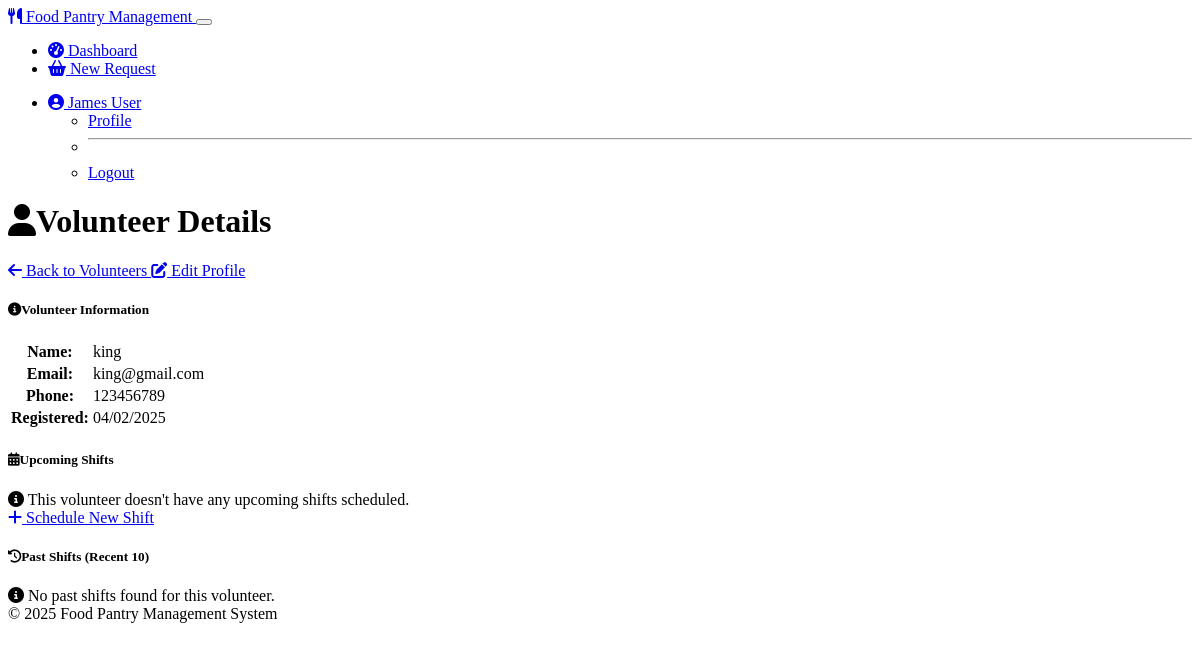
The app's page /volunteers/view/1 (signed in) with its own data.
### models.py (models this page shows, shortened)
class User(UserMixin, db.Model):
    __tablename__ = 'user'  # Explicitly set the table name
    id = db.Column(db.Integer, primary_key=True)
    username = db.Column(db.String(64), unique=True, nullable=False)
    email = db.Column(db.String(120), unique=True, nullable=False)
    password_hash = db.Column(db.String(256), nullable=False)
    role = db.Column(db.String(20), nullable=False)
    full_name = db.Column(db.String(100))
    phone = db.Column(db.String(20))
    created_at = db.Column(db.DateTime, default=datetime.utcnow)
    password_reset_required = db.Column(db.Boolean, default=False)
    failed_login_attempts = db.Column(db.Integer, default=0)
    lockout_until = db.Column(db.DateTime, nullable=True)
    otp_secret = db.Column(db.String(32), nullable=True)
    otp_enabled = db.Column(db.Boolean, default=False)
    otp_verified = db.Column(db.Boolean, default=False)
    client_info = db.relationship('Client', backref='user', uselist=False, cascade='all, delete-orphan')
    volunteer_info = db.relationship('Volunteer', backref='user', uselist=False, cascade='all, delete-orphan')
    def is_admin(self):
        return self.role == 'admin'
    def is_staff(self):
        return self.role == 'staff'
    def is_volunteer(self):
        return self.role == 'volunteer'
    def is_client(self):
        return self.role == 'client'

class Volunteer(db.Model):
    __tablename__ = 'volunteer'  # Explicitly set the table name
    id = db.Column(db.Integer, primary_key=True)
    user_id = db.Column(db.Integer, db.ForeignKey('user.id'), nullable=False)
    skills = db.Column(db.Text, nullable=True)
    availability = db.Column(db.Text, nullable=True)
    created_at = db.Column(db.DateTime, default=datetime.utcnow)
    updated_at = db.Column(db.DateTime, default=datetime.utcnow, onupdate=datetime.utcnow)
    schedule_entries = db.relationship('ScheduleEntry', backref='volunteer', cascade='all, delete-orphan')

### routes.py (the view)
    @app.route('/volunteers/view/<int:volunteer_id>')
    @login_required
    @role_required('admin', 'staff')
    def volunteer_view(volunteer_id):
        volunteer = Volunteer.query.get_or_404(volunteer_id)
        upcoming_shifts = ScheduleEntry.query.filter_by(
            volunteer_id=volunteer.id
        ).filter(
            ScheduleEntry.date >= date.today()
        ).order_by(
            ScheduleEntry.date, ScheduleEntry.start_time
        ).all()
        past_shifts = ScheduleEntry.query.filter_by(
            volunteer_id=volunteer.id
        ).filter(
            ScheduleEntry.date < date.today()
        ).order_by(
            ScheduleEntry.date.desc(), ScheduleEntry.start_time
        ).limit(10).all()
        return render_template('volunteers/view.html',
            volunteer=volunteer,
            upcoming_shifts=upcoming_shifts,
            past_shifts=past_shifts
        )

### helpers.py (called while the page is built)
def role_required(*roles):
    def decorator(f):
        @wraps(f)
        def decorated_function(*args, **kwargs):
            if not current_user.is_authenticated:
                flash('Please log in to access this page.', 'warning')
                return redirect(url_for('login'))
            if current_user.role not in roles and 'admin' not in roles:
                flash('You do not have permission to access this page.', 'danger')
                return redirect(url_for('dashboard'))
            return f(*args, **kwargs)
        return decorated_function
    return decorator

### models.py (called while the page is built)
@login_manager.user_loader
def load_user(user_id):
    return User.query.get(int(user_id))

### templates/volunteers/view.html (shortened to what this page needs)
{% extends 'base.html' %}
{% block content %}
<div class="container">
    <div class="d-flex justify-content-between align-items-center mb-4">
        <h1><i class="fas fa-user me-2"></i>Volunteer Details</h1>
        <div>
            <a href="{{ url_for('volunteers_index') }}" class="btn btn-secondary me-2">
                <i class="fas fa-arrow-left me-1"></i> Back to Volunteers
            </a>
            <a href="{{ url_for('volunteer_edit', volunteer_id=volunteer.id) }}" class="btn btn-primary">
                <i class="fas fa-edit me-1"></i> Edit Profile
            </a>
        </div>
    </div>
    <div class="row">
        <div class="col-md-4 mb-4">
            <div class="card h-100">
                <div class="card-header bg-primary text-white">
                    <h5 class="card-title mb-0"><i class="fas fa-info-circle me-2"></i>Volunteer Information</h5>
                </div>
                <div class="card-body">
                    <table class="table">
                        <tbody>
                            <tr>
                                <th>Name:</th>
                                <td>{{ volunteer.user.full_name if volunteer.user else 'Unknown' }}</td>
                            </tr>
                            <tr>
                                <th>Email:</th>
                                <td>{{ volunteer.user.email if volunteer.user else 'Unknown' }}</td>
                            </tr>
                            <tr>
                                <th>Phone:</th>
                                <td>{{ volunteer.user.phone if volunteer.user and volunteer.user.phone else 'Not provided' }}</td>
                            </tr>
                            <tr>
                                <th>Registered:</th>
                                <td>{{ volunteer.created_at.strftime('%m/%d/%Y') }}</td>
                            </tr>
                        </tbody>
                    </table>
                </div>
            </div>
        </div>
        <div class="col-md-8 mb-4">
            <div class="card h-100">
                <div class="card-header bg-primary text-white">
                    <h5 class="card-title mb-0"><i class="fas fa-calendar-alt me-2"></i>Upcoming Shifts</h5>
                </div>
                <div class="card-body">
                    {% if upcoming_shifts %}
                    <div class="timeline">
                        {% for shift in upcoming_shifts %}
                        <div class="timeline-item">
                            <p class="timeline-time">{{ shift.date.strftime('%a, %b %d') }}: {{ shift.start_time }} - {{ shift.end_time }}</p>
                            <p class="mb-1"><strong>{{ shift.task }}</strong></p>
                            {% if shift.notes %}
                            <p class="text-muted"><small>{{ shift.notes }}</small></p>
                            {% endif %}
                            <div class="mt-2">
                                <a href="{{ url_for('schedule_edit', entry_id=shift.id) }}" class="btn btn-sm btn-outline-primary">
                                    <i class="fas fa-edit"></i> Edit
                                </a>
                                <button type="button" class="btn btn-sm btn-outline-danger" data-bs-toggle="modal" data-bs-target="#deleteModal{{ shift.id }}">
                                    <i class="fas fa-trash"></i> Delete
                                </button>
                                <div class="modal fade" id="deleteModal{{ shift.id }}" tabindex="-1" aria-hidden="true">
                                    <div class="modal-dialog">
                                        <div class="modal-content">
                                            <div class="modal-header">
                                                <h5 class="modal-title">Confirm Deletion</h5>
                                                <button type="button" class="btn-close" data-bs-dismiss="modal" aria-label="Close"></button>
                                            </div>
                                            <div class="modal-body">
                                                Are you sure you want to delete this shift?
                                            </div>
                                            <div class="modal-footer">
                                                <button type="button" class="btn btn-secondary" data-bs-dismiss="modal">Cancel</button>
                                                <form action="{{ url_for('schedule_delete', entry_id=shift.id) }}" method="POST">
                                                    <button type="submit" class="btn btn-danger">Delete</button>
                                                </form>
                                            </div>
                                        </div>
                                    </div>
                                </div>
                            </div>
                        </div>
                        {% endfor %}
                    </div>
                    {% else %}
                    <div class="alert alert-info">
                        <i class="fas fa-info-circle me-2"></i> This volunteer doesn't have any upcoming shifts scheduled.
                    </div>
                    {% endif %}
                </div>
                <div class="card-footer text-center">
                    <a href="{{ url_for('schedule_add') }}?volunteer_id={{ volunteer.id }}" class="btn btn-primary">
                        <i class="fas fa-plus me-1"></i> Schedule New Shift
                    </a>
                </div>
            </div>
        </div>
    </div>
    <div class="card mb-4">
        <div class="card-header bg-primary text-white">
            <h5 class="card-title mb-0"><i class="fas fa-history me-2"></i>Past Shifts (Recent 10)</h5>
        </div>
        <div class="card-body">
            {% if past_shifts %}
            <div class="table-responsive">
                <table class="table table-hover">
                    <thead>
                        <tr>
                            <th>Date</th>
                            <th>Time</th>
                            <th>Task</th>
                            <th>Notes</th>
                        </tr>
                    </thead>
                    <tbody>
                        {% for shift in past_shifts %}
                        <tr>
                            <td>{{ shift.date.strftime('%a, %b %d, %Y') }}</td>
                            <td>{{ shift.start_time }} - {{ shift.end_time }}</td>
                            <td>{{ shift.task }}</td>
                            <td>{{ shift.notes }}</td>
                        </tr>
                        {% endfor %}
                    </tbody>
                </table>
            </div>
            {% else %}
            <div class="alert alert-info">
                <i class="fas fa-info-circle me-2"></i> No past shifts found for this volunteer.
            </div>
            {% endif %}
        </div>
    </div>
</div>
{% endblock %}

### templates/base.html (shortened to what this page needs)
<!DOCTYPE html>
<html lang="en" data-bs-theme="dark">
<head>
    <link rel="stylesheet" href="https://cdn.replit.com/agent/bootstrap-agent-dark-theme.min.css">
    <link rel="stylesheet" href="https://cdnjs.cloudflare.com/ajax/libs/font-awesome/6.4.0/css/all.min.css">
    <link rel="stylesheet" href="{{ url_for('static', filename='css/custom.css') }}">
</head>
<body>
    <nav class="navbar navbar-expand-lg navbar-dark bg-dark">
        <div class="container">
            <a class="navbar-brand" href="{{ url_for('index') }}">
                <i class="fas fa-utensils me-2"></i>
                Food Pantry Management
            </a>
            <button class="navbar-toggler" type="button" data-bs-toggle="collapse" data-bs-target="#navbarNav" aria-controls="navbarNav" aria-expanded="false" aria-label="Toggle navigation">
            </button>
            <div class="collapse navbar-collapse" id="navbarNav">
                <ul class="navbar-nav me-auto">
                    {% if current_user.is_authenticated %}
                    <li class="nav-item">
                        <a class="nav-link" href="{{ url_for('dashboard') }}">
                            <i class="fas fa-tachometer-alt me-1"></i> Dashboard
                        </a>
                    </li>
                    {% if current_user.is_client() %}
                    <li class="nav-item">
                        <a class="nav-link" href="{{ url_for('request_add') }}">
                            <i class="fas fa-shopping-basket me-1"></i> New Request
                        </a>
                    </li>
                    {% endif %}
                    {% endif %}
                </ul>
                <ul class="navbar-nav ms-auto">
                    {% if current_user.is_authenticated %}
                    <li class="nav-item dropdown">
                        <a class="nav-link dropdown-toggle" href="#" id="userDropdown" role="button" data-bs-toggle="dropdown" aria-expanded="false">
                            <i class="fas fa-user-circle me-1"></i> {{ current_user.username }}
                            {% if current_user.is_admin() %}
                            <span class="badge bg-danger">Admin</span>
                            {% elif current_user.is_staff() %}
                            <span class="badge bg-primary">Staff</span>
                            {% elif current_user.is_volunteer() %}
                            <span class="badge bg-success">Volunteer</span>
                            {% elif current_user.is_client() %}
                            <span class="badge bg-info">User</span>
                            {% endif %}
                        </a>
                        <ul class="dropdown-menu dropdown-menu-end" aria-labelledby="userDropdown">
                            <li><a class="dropdown-item" href="{{ url_for('profile') }}">Profile</a></li>
                            <li><hr class="dropdown-divider"></li>
                            <li><a class="dropdown-item" href="{{ url_for('logout') }}">Logout</a></li>
                        </ul>
                    </li>
                    {% endif %}
                </ul>
            </div>
        </div>
    </nav>
    <main class="container mt-4 mb-5">
        {% block content %}{% endblock %}
    </main>
    <footer class="footer mt-auto py-3 bg-dark">
        <div class="container text-center">
            <span class="text-muted">&copy; 2025 Food Pantry Management System</span>
        </div>
    </footer>
</body>
</html>

### records on screen
User: username "James"
User: user "king", user "king@gmail.com", user "123456789"
Volunteer: created_at "04/02/2025"
